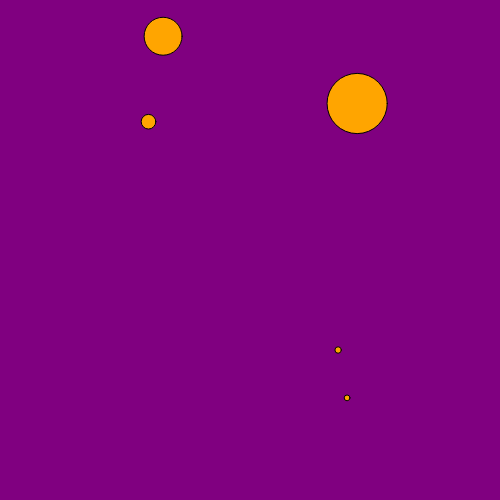
Frame 1 (no input)
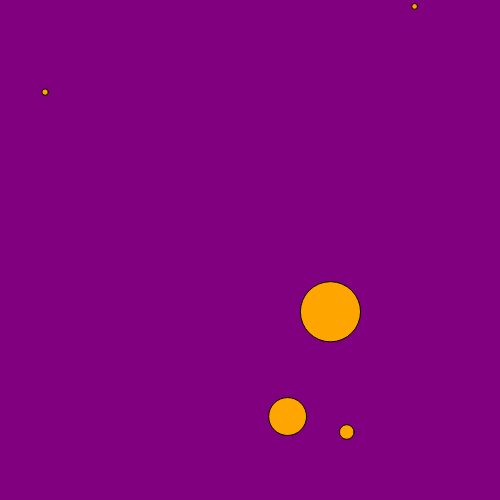
Frame 60 (no input)
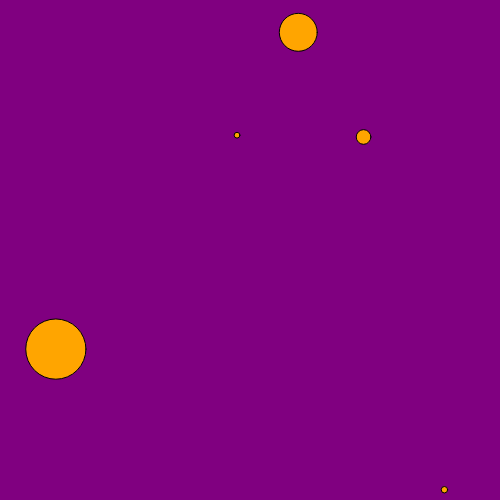
Frame 120 (the mouse pressed at the canvas centre since frame 60)

The p5.js sketch that drew these frames (run headless with seeded random() and noise() and a simulated clock; from frame 60 on, the mouse is pressed at the canvas centre):

// p5.js sketch
// ── sketch.js
let ballX = [];
let ballY = [];
let ballR = [];

let velocityX = [];
let velocityY = [];

function setup() {
    createCanvas(500, 500);
    for (let i = 0; i < 5; i++) {
        ballX.push(random(0, width));
        ballY.push(random(0, height));
        ballR.push(random(1, 80));
        velocityX.push(random(1, 10));
        velocityY.push(random(1, 10));
    }
}

function draw() {
    background("purple");
    fill("orange");
    makeBalls();
    moveBalls();
}

function makeBalls() {
    for(let i = 0; i < ballX.length; i++){
        ellipse(ballX[i], ballY[i], ballR[i]);
    }
}

function moveBalls() {
    for (let i = 0; i < ballX.length; i++) {
        if (ballX[i] + ballR[i] / 2 >= width) {
            velocityX[i] = random(-20, -1);
        }
        if (ballX[i] - ballR[i] / 2 <= 0) {
            velocityX[i] = random(1, 20);
        }
        ballX[i] += velocityX[i];

        if (ballY[i] + ballR[i] / 2 >= height) {
            velocityY[i] = random(-20, -1);
        }
        if (ballY[i] - ballR[i] / 2 <= 0) {
            velocityY[i] = random(1, 20);
        }
        ballY[i] += velocityY[i];
    }
}


function mouseClicked() {
    ballX.push(random(0, width));
    ballY.push(random(0, height));
    ballR.push(random(1, 80));
    velocityX.push(random(1, 10));
    velocityY.push(random(1, 10));

}
